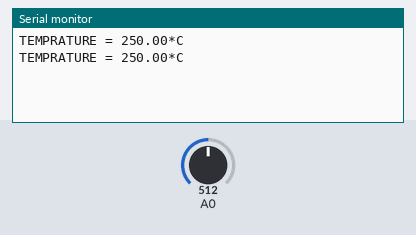
Bench run of a sketch on a simulated Arduino Uno, built with avr-gcc and run on an emulated ATmega328P. Parts: the last lines printed to the serial monitor. Inputs (shaded band) come from the test bench; at power-on: A0 = 512.

Above: at 1.8 s.
1.9 s: A0 set to 716
At 2.8 s:
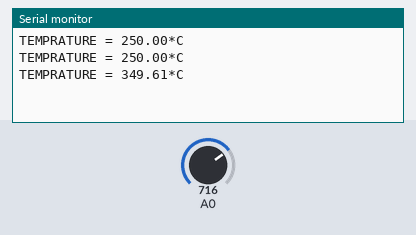
3.4 s: A0 set to 900
At 4.4 s:
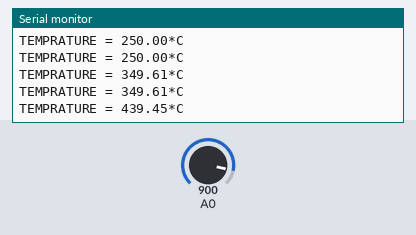
Timing chart, 0 to 6.4 s (numbered marks = the images above; inputs shaded):
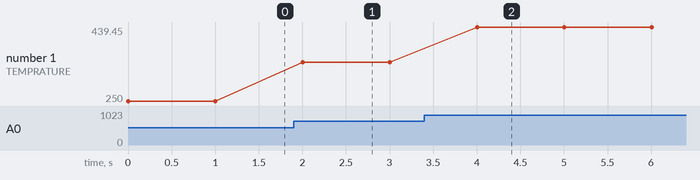

Measured:
- after the input at 1.9 s, the serial monitor: prints a new line after 0.10 s (image 1)
- after the input at 3.4 s, the serial monitor: prints a new line after 0.60 s (image 2)
- plotted number 1: 250 → 349.61 after the input at 1.9 s, 349.61 → 439.45 after the input at 3.4 s

The sketch:

temp.ino
```cpp
int val;
void setup()
{
pinMode(A0,INPUT);
Serial.begin(9600);
}
void loop()
{
val = analogRead(A0);
float mv = ( val/1024.0)*5000;
float cel = mv/10;
float farh = (cel*9)/5 + 32;
Serial.print("TEMPRATURE = ");
Serial.print(cel);
Serial.print("*C");
Serial.println();
delay(1000);
}
```
